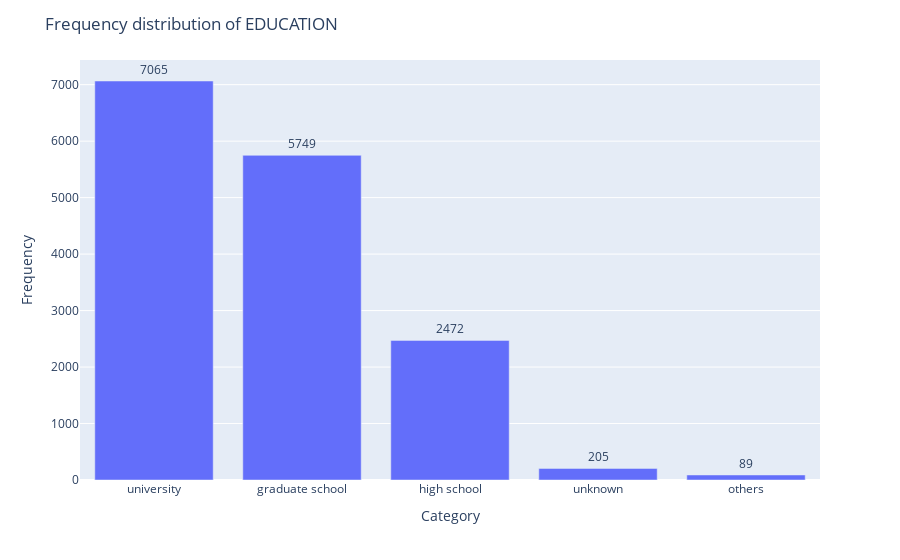

Notebook code cell kept with this figure:
### Code cell
import plotly.express as px
edu_dict = {1:"graduate school", 2:"university", 3:"high school", 4:"others", 5:"unknown", 6:"unknown",0:"unknown"}
pp_df0["EDUCATION_labels"] = pp_df0["EDUCATION"].map(edu_dict)
value_counts = pp_df0['EDUCATION_labels'].value_counts()

# create a bar plot of the frequency distribution
fig = px.bar(x=value_counts.index, y=value_counts.values, text=value_counts.values, 
             hover_data=[value_counts.index])
fig.update_traces(texttemplate='%{text}', textposition='outside')
fig.update_layout(title='Frequency distribution of EDUCATION', xaxis_title='Category', yaxis_title='Frequency')
fig.update_xaxes(tickmode='array', ticktext=value_counts.index, tickvals=list(range(len(value_counts))))
fig.show()

### Figure 1 — Plotly figure (JSON) as saved in the notebook; plotly's stock layout.template omitted (floating-point values rounded to 4 significant figures)
{"data": [{"alignmentgroup": "True", "customdata": [["university"], ["graduate school"], ["high school"], ["unknown"], ["others"]], "hovertemplate": "x=%{x}<br>y=%{y}<br>text=%{text}<br>hover_data_0=%{customdata[0]}<extra></extra>", "legendgroup": "", "marker": {"color": "#636efa", "pattern": {"shape": ""}}, "name": "", "offsetgroup": "", "orientation": "v", "showlegend": false, "text": [7065, 5749, 2472, 205, 89], "textposition": "outside", "texttemplate": "%{text}", "type": "bar", "x": ["university", "graduate school", "high school", "unknown", "others"], "xaxis": "x", "y": [7065, 5749, 2472, 205, 89], "yaxis": "y"}], "layout": {"autosize": true, "barmode": "relative", "legend": {"tracegroupgap": 0}, "margin": {"t": 60}, "title": {"text": "Frequency distribution of EDUCATION"}, "xaxis": {"anchor": "y", "autorange": true, "domain": [0, 1], "range": [-0.5, 4.5], "tickmode": "array", "ticktext": ["university", "graduate school", "high school", "unknown", "others"], "tickvals": [0, 1, 2, 3, 4], "title": {"text": "Category"}, "type": "category"}, "yaxis": {"anchor": "x", "autorange": true, "domain": [0, 1], "range": [0, 7437.0], "title": {"text": "Frequency"}, "type": "linear"}}}
